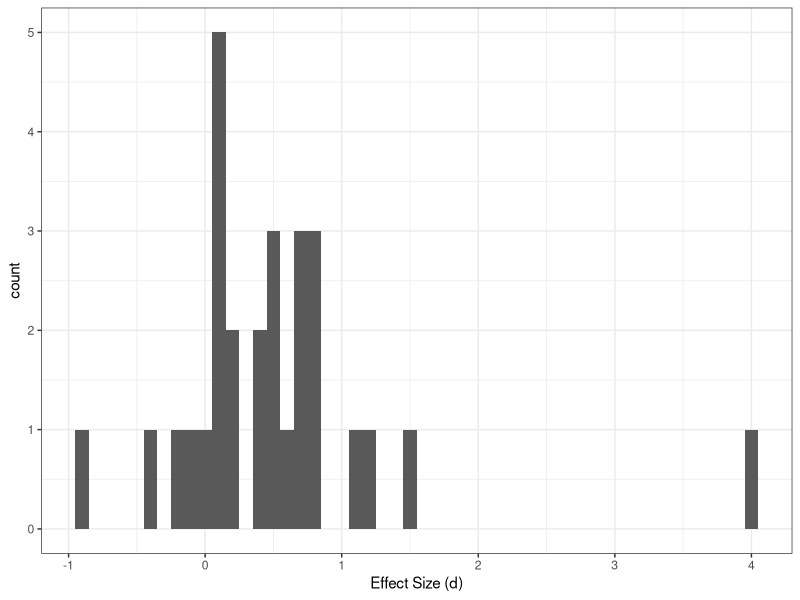
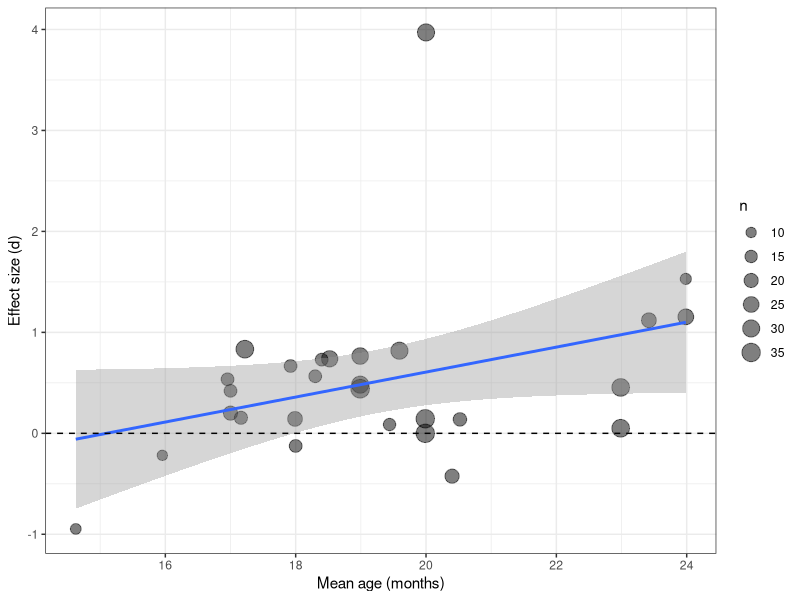
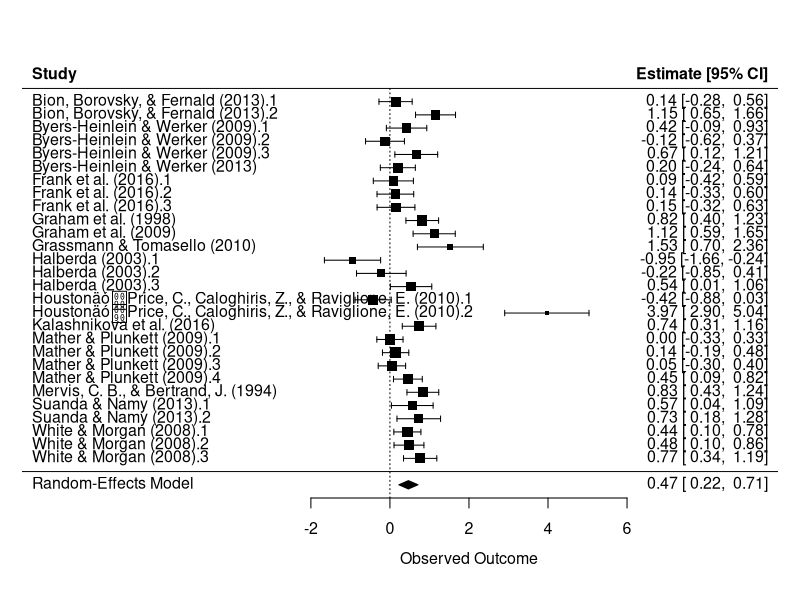
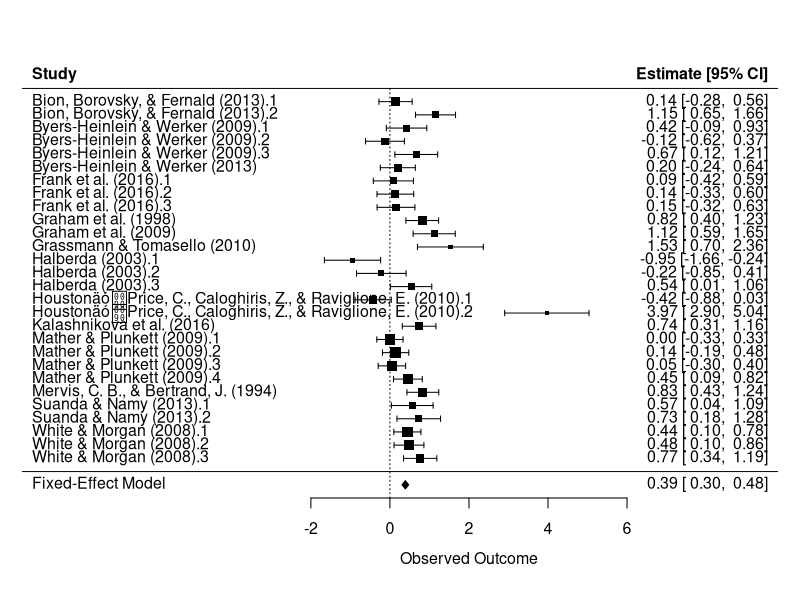
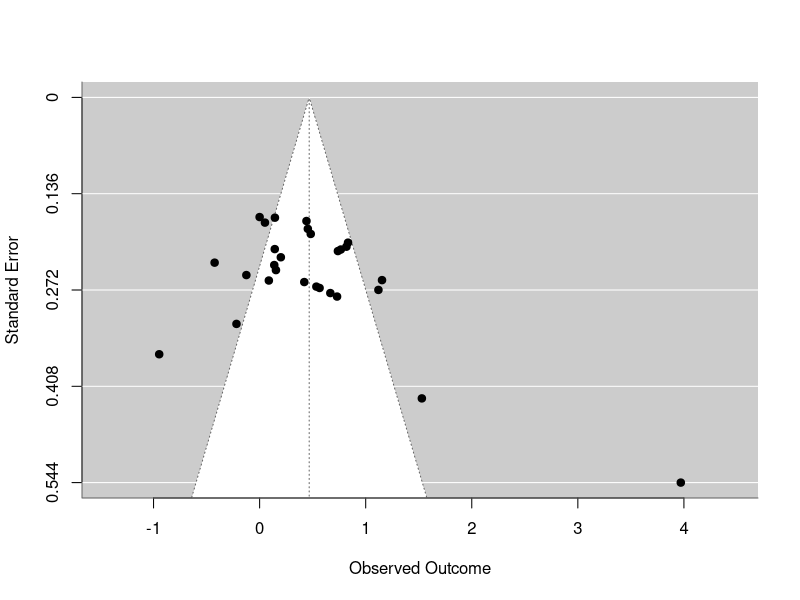
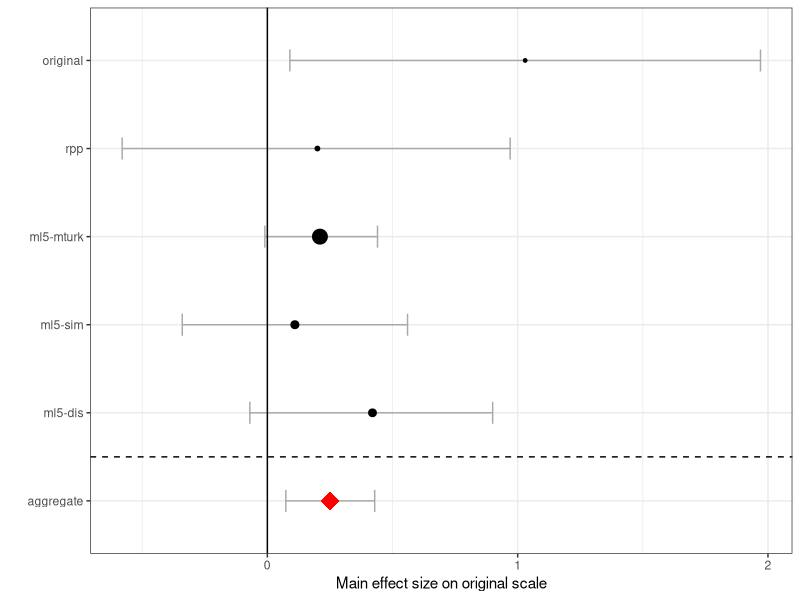

These figures' R source, in order:
## ---- chunk 1
library(tidyverse)
library(metafor)
library(here)
theme_set(theme_bw())
## ---- chunk 2
d <- read_csv(here("data/mutex.csv"))
## ---- chunk 3
d
## ---- chunk 4
ggplot(d, aes(x = d_calc)) + 
  geom_histogram(binwidth = .1) + 
  xlab("Effect Size (d)")
## ---- chunk 5
ggplot(d, aes(x = mean_age_months, y = d_calc)) + 
  geom_point(aes(size = n), alpha = .5) + 
  geom_smooth(method = "lm") + 
  xlab("Mean age (months)") + 
  ylab("Effect size (d)") + 
  scale_size_area()+
  geom_hline(lty = 2, yintercept = 0)
## ---- chunk 6
random_effects_mod <- rma(yi = d_calc, vi = d_var_calc, 
                          slab = short_cite, data = d)
summary(random_effects_mod)
## ---- chunk 7
d_post_hoc_pruned <- filter(d, d_calc < 2)
random_effects_posthoc_mod <- rma(yi = d_calc, vi = d_var_calc, 
                          slab = short_cite, data = d_post_hoc_pruned)
summary(random_effects_posthoc_mod)
## ---- chunk 8
fixed_effects_mod <- rma(yi = d_calc, vi = d_var_calc, 
                          slab = short_cite, data = d, method = "FE")
summary(fixed_effects_mod)
## ---- chunk 9
forest(random_effects_mod)
## ---- chunk 10
forest(fixed_effects_mod)
## ---- chunk 11
funnel(random_effects_mod)
## ---- chunk 12
meta_reg_model <- rma(yi = d_calc, vi = d_var_calc, 
                      mods = ~ mean_age_months, 
                      slab = short_cite, data = d)
summary(meta_reg_model)
## ---- chunk 13

## ---- chunk 14
raw_data <- read_csv(here("data/mini_meta_example_data.csv"))

raw_data
## ---- chunk 15
for_mod <- raw_data |> 
  mutate(se=(raw_high-raw_low)/(2*1.96))

mini_meta_mod <- rma(yi=raw_mean, sei=se, slab=Study, data=for_mod)

summary(mini_meta_mod)


## ---- chunk 16
aggregate <- tibble(Study="aggregate", Citation=NA, raw_mean=mini_meta_mod$b,
                    raw_low=mini_meta_mod$ci.lb, raw_high=mini_meta_mod$ci.ub,N=sum(raw_data$N))

for_plot <- raw_data |> bind_rows(aggregate) |> mutate(Study=factor(Study, levels=c("aggregate", "ml5-dis", "ml5-sim", "ml5-mturk", "rpp", "original")))


ggplot(for_plot,aes(x=Study,y=raw_mean,ymin=raw_low,ymax=raw_high, size=N))+
  geom_errorbar(colour='darkgray',size=.5,width=.25)+
  geom_point(data=for_plot |> filter(Study!="aggregate"))+
  geom_point(data=for_plot |> filter(Study=="aggregate"),shape=18, color="red")+
  coord_flip()+
  scale_size_area()+
  geom_hline(yintercept=0,color="black")+
  theme(legend.position = "none")+
  geom_vline(xintercept = 1.5, lty=2)+
  labs(y="Main effect size on original scale", x="")
## ---- chunk 17
raw_interaction <- read_csv(here("data/mini_meta_example_data_interaction.csv"))

## ---- chunk 18


## ---- chunk 19
